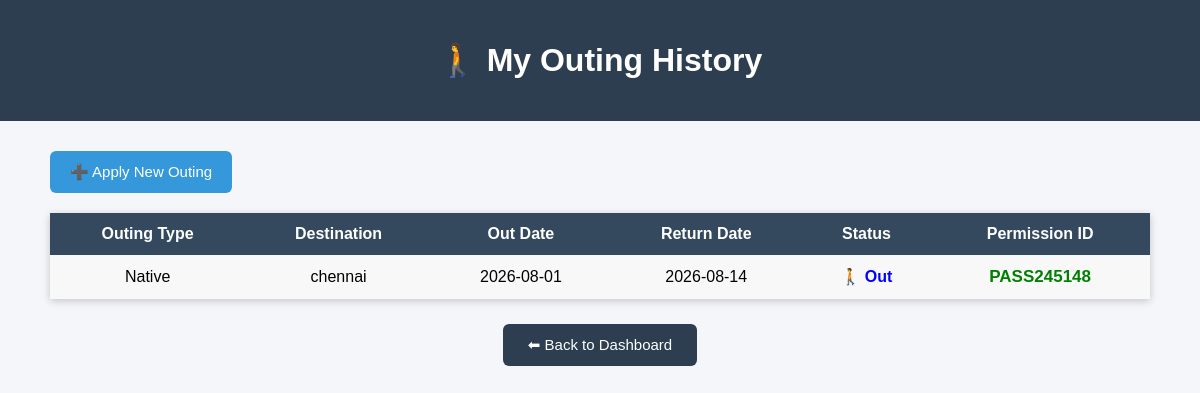
Before: /student/outing_history (signed in) with the older database file.
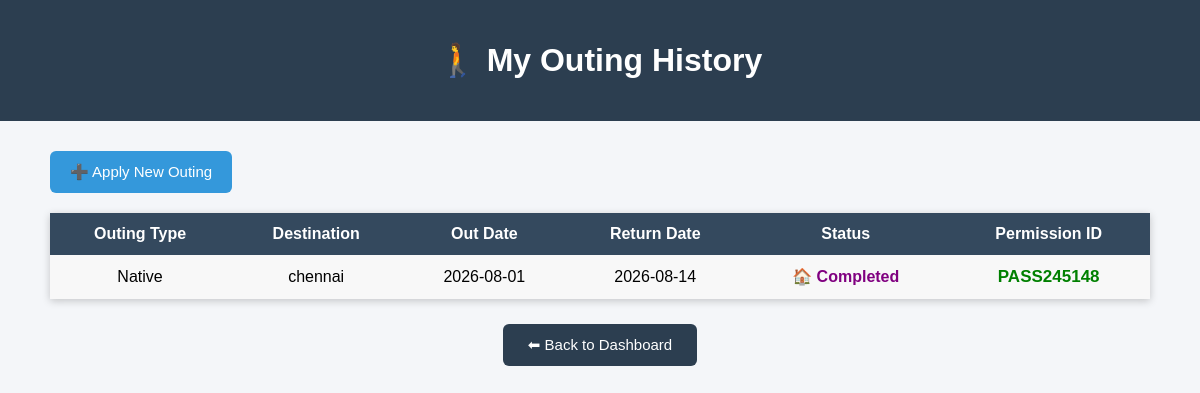
After: the same page with the newer database file.
### tables this page shows
CREATE TABLE outing_requests(

    id INTEGER PRIMARY KEY AUTOINCREMENT,

    student_id INTEGER NOT NULL,

    outing_type TEXT NOT NULL,

    destination TEXT NOT NULL,

    reason TEXT NOT NULL,

    out_date TEXT NOT NULL,

    out_time TEXT NOT NULL,

    return_date TEXT NOT NULL,

    return_time TEXT NOT NULL,

    parent_mobile TEXT,

    status TEXT DEFAULT 'Pending',

    permission_id TEXT UNIQUE,

    exit_time TEXT,

    entry_time TEXT,

    created_at TIMESTAMP DEFAULT CURRENT_TIMESTAMP,

    FOREIGN KEY(student_id)
    REFERENCES students(id)
    ON DELETE CASCADE

);

### app.py (the view)
@app.route("/student/outing_history")
def student_outing_history():
    if "student_id" not in session:
        return redirect(url_for("student_login"))
    conn = sqlite3.connect("hostel.db")
    cursor = conn.cursor()
    cursor.execute("""
    SELECT
        id,
        outing_type,
        destination,
        out_date,
        return_date,
        status,
        permission_id
    FROM outing_requests
    WHERE student_id=?
    ORDER BY id DESC
    """, (session["student_id"],))
    outings = cursor.fetchall()
    conn.close()
    return render_template(
        "outing_history.html",
        outings=outings
    )

### templates/outing_history.html (shortened to what this page needs)
<!DOCTYPE html>
<html>
<head>
</head>
<body>
<div class="header">
<h1>🚶 My Outing History</h1>
</div>
<div class="container">
<div class="top-btn">
<a href="/student/outing">
<button>➕ Apply New Outing</button>
</a>
</div>
<table>
<tr>
<th>Outing Type</th>
<th>Destination</th>
<th>Out Date</th>
<th>Return Date</th>
<th>Status</th>
<th>Permission ID</th>
</tr>
{% if outings %}
{% for outing in outings %}
<tr>
<td>{{ outing[1] }}</td>
<td>{{ outing[2] }}</td>
<td>{{ outing[3] }}</td>
<td>{{ outing[4] }}</td>
<td>
{% if outing[5]=="Approved" %}
<span class="approved">
✅ Approved
</span>
{% elif outing[5]=="Rejected" %}
<span class="rejected">
❌ Rejected
</span>
{% elif outing[5]=="Pending" %}
<span class="pending">
🟡 Pending
</span>
{% elif outing[5]=="Out" %}
<span class="out">
🚶 Out
</span>
{% elif outing[5]=="Completed" %}
<span class="completed">
🏠 Completed
</span>
{% endif %}
</td>
<td>
{% if outing[6] %}
<span class="permission">
{{ outing[6] }}
</span>
{% else %}
-
{% endif %}
</td>
</tr>
{% endfor %}
{% else %}
<tr>
<td colspan="6">
No Outing Requests Found.
</td>
</tr>
{% endif %}
</table>
<div class="back">
<a href="/student/dashboard">
<button>⬅ Back to Dashboard</button>
</a>
</div>
</div>
</body>
</html>

### templates/outing_history.html (style rules this page uses)
body { font-family:Arial, sans-serif; background:#f4f6f9; margin:0; padding:0; }
.header { background:#2c3e50; color:white; text-align:center; padding:20px; }
.container { width:95%; max-width:1100px; margin:30px auto; }
.top-btn { margin-bottom:20px; }
.top-btn button { background:#3498db; color:white; border:none; padding:12px 20px; border-radius:6px; cursor:pointer; font-size:15px; }
table { width:100%; border-collapse:collapse; background:white; box-shadow:0px 2px 8px rgba(0,0,0,0.2); }
th { background:#34495e; color:white; padding:12px; }
td { padding:12px; text-align:center; }
tr:nth-child(even) { background:#f8f8f8; }
.completed { color:purple; font-weight:bold; }
.permission { color:green; font-size:17px; font-weight:bold; }
.back { margin-top:25px; text-align:center; }
.back button { background:#2c3e50; color:white; border:none; padding:12px 25px; border-radius:6px; cursor:pointer; font-size:15px; }

Changed rows visible on the page:
changed outing_requests "PASS245148": status "🚶 Out" → "🏠 Completed"
